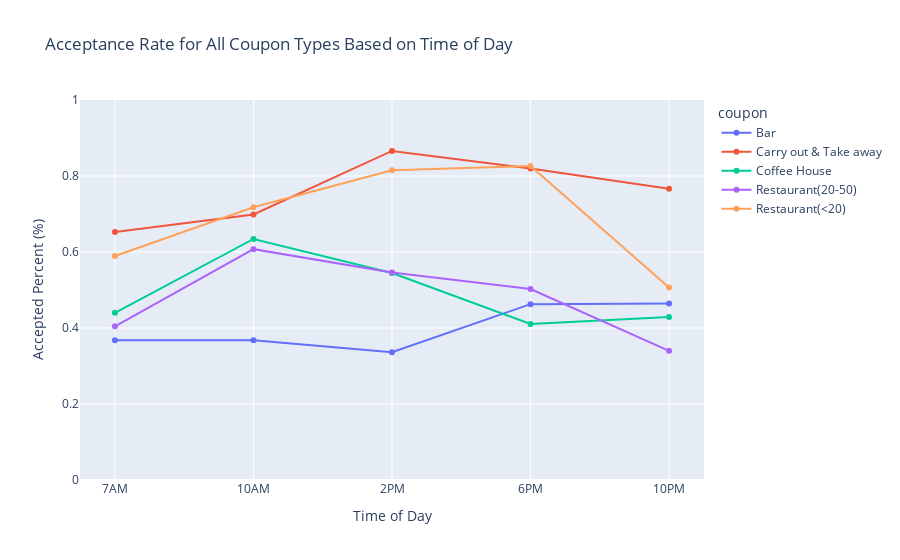

Source (notebook cell):
### Markdown cell above
- Carryout coupons have the highest acceptance rate across all education and income groups, serving as a good candidate for further study

### Code cell
# Part 1 is concluded by visualizing how acceptance rates for all coupon types varies depending on the time of day
variable = 'time'

class1 = '7AM'
class2 = '10AM'
class3 = '2PM'
class4 = '6PM'
class5 = '10PM'

lv1 = accept_rate(df=data,var1=variable,var2='coupon',var_class=class1,accept='y')
lv2 = accept_rate(df=data,var1=variable,var2='coupon',var_class=class2,accept='y')
lv3 = accept_rate(df=data,var1=variable,var2='coupon',var_class=class3,accept='y')
lv4 = accept_rate(df=data,var1=variable,var2='coupon',var_class=class4,accept='y')
lv5 = accept_rate(df=data,var1=variable,var2='coupon',var_class=class5,accept='y')

time_coupon_acceptance = unite_series([lv1,lv2,lv3,lv4,lv5],[class1,class2,class3,class4,class5]) #INCOME data frame
px.line(data_frame=time_coupon_acceptance.T,range_y=[0,1],labels={'index': 'Time of Day', 'value': 'Accepted Percent (%)'},
        markers=True,title='Acceptance Rate for All Coupon Types Based on Time of Day')

### Figure 1 — Plotly figure (JSON) as saved in the notebook; plotly's stock layout.template omitted (floating-point values rounded to 4 significant figures)
{"data": [{"hovertemplate": "coupon=Bar<br>Time of Day=%{x}<br>Accepted Percent (%)=%{y}<extra></extra>", "legendgroup": "Bar", "line": {"color": "#636efa", "dash": "solid"}, "marker": {"symbol": "circle"}, "mode": "lines+markers", "name": "Bar", "orientation": "v", "showlegend": true, "type": "scatter", "x": ["7AM", "10AM", "2PM", "6PM", "10PM"], "xaxis": "x", "y": [0.368, 0.3678, 0.3363, 0.4627, 0.4644], "yaxis": "y"}, {"hovertemplate": "coupon=Carry out & Take away<br>Time of Day=%{x}<br>Accepted Percent (%)=%{y}<extra></extra>", "legendgroup": "Carry out & Take away", "line": {"color": "#EF553B", "dash": "solid"}, "marker": {"symbol": "circle"}, "mode": "lines+markers", "name": "Carry out & Take away", "orientation": "v", "showlegend": true, "type": "scatter", "x": ["7AM", "10AM", "2PM", "6PM", "10PM"], "xaxis": "x", "y": [0.6526, 0.6988, 0.866, 0.82, 0.7666], "yaxis": "y"}, {"hovertemplate": "coupon=Coffee House<br>Time of Day=%{x}<br>Accepted Percent (%)=%{y}<extra></extra>", "legendgroup": "Coffee House", "line": {"color": "#00cc96", "dash": "solid"}, "marker": {"symbol": "circle"}, "mode": "lines+markers", "name": "Coffee House", "orientation": "v", "showlegend": true, "type": "scatter", "x": ["7AM", "10AM", "2PM", "6PM", "10PM"], "xaxis": "x", "y": [0.44, 0.6343, 0.5449, 0.4104, 0.4291], "yaxis": "y"}, {"hovertemplate": "coupon=Restaurant(20-50)<br>Time of Day=%{x}<br>Accepted Percent (%)=%{y}<extra></extra>", "legendgroup": "Restaurant(20-50)", "line": {"color": "#ab63fa", "dash": "solid"}, "marker": {"symbol": "circle"}, "mode": "lines+markers", "name": "Restaurant(20-50)", "orientation": "v", "showlegend": true, "type": "scatter", "x": ["7AM", "10AM", "2PM", "6PM", "10PM"], "xaxis": "x", "y": [0.4044, 0.6075, 0.546, 0.5027, 0.3399], "yaxis": "y"}, {"hovertemplate": "coupon=Restaurant(<20)<br>Time of Day=%{x}<br>Accepted Percent (%)=%{y}<extra></extra>", "legendgroup": "Restaurant(<20)", "line": {"color": "#FFA15A", "dash": "solid"}, "marker": {"symbol": "circle"}, "mode": "lines+markers", "name": "Restaurant(<20)", "orientation": "v", "showlegend": true, "type": "scatter", "x": ["7AM", "10AM", "2PM", "6PM", "10PM"], "xaxis": "x", "y": [0.5893, 0.7178, 0.8149, 0.8266, 0.5068], "yaxis": "y"}], "layout": {"autosize": true, "legend": {"title": {"text": "coupon"}, "tracegroupgap": 0}, "title": {"text": "Acceptance Rate for All Coupon Types Based on Time of Day"}, "xaxis": {"anchor": "y", "autorange": true, "domain": [0, 1], "range": [-0.2448, 4.245], "title": {"text": "Time of Day"}, "type": "category"}, "yaxis": {"anchor": "x", "domain": [0, 1], "range": [0, 1], "title": {"text": "Accepted Percent (%)"}, "type": "linear"}}}
